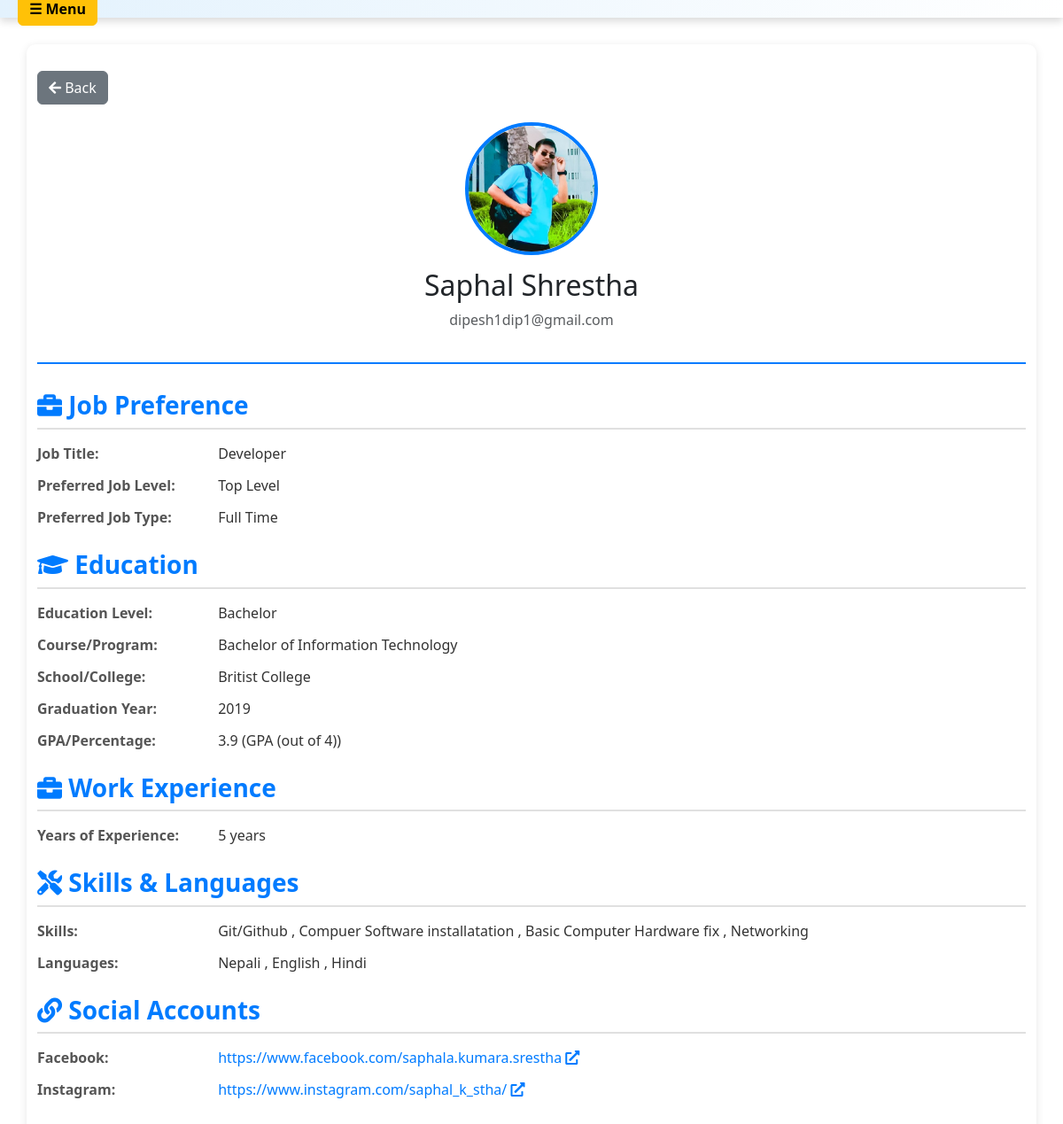
Page /view-candidate-profile/19/ (signed in) on the committed database.
### candidate/models.py (models this page shows, shortened)
class CandidateProfile(models.Model):
    JOB_LEVEL_CHOICES = (
        ('top', 'Top Level'),
        ('senior', 'Senior Level'),
        ('mid', 'Mid Level'),
        ('junior', 'Junior/Entry Level'),
        ('internship', 'Internship'),
    )
    JOB_TYPE_CHOICES = (
        ('fulltime', 'Full Time'),
        ('parttime', 'Part Time'),
    )
    EDUCATION_CHOICES = (
        ('see', 'SEE (Secondary Education Examination)'),
        ('slc', 'SLC (School Leaving Certificate)'),
        ('plus2', '+2 (Higher Secondary)'),
        ('diploma', 'Diploma'),
        ('bachelor', 'Bachelor'),
        ('masters', 'Masters'),
    )
    GPA_PERCENTAGE_CHOICES = (
        ('gpa_4', 'GPA (out of 4)'),
        ('gpa_10', 'GPA (out of 10)'),
        ('percentage', 'Percentage (out of 100)'),
    )
    PREFERRED_INDUSTRY_CHOICES = (
        ('it', 'IT'),
        ('fintech', 'FinTech'),
        ('ecommerce', 'E-Commerce'),
        ('healthcare', 'Healthcare'),
        ('banking_finance', 'Banking & Finance'),
        ('education', 'Education'),
        ('telecommunications', 'Telecommunications'),
        ('manufacturing', 'Manufacturing'),
        ('engineering', 'Engineering'),
        ('digital_marketing', 'Digital Marketing'),
        ('management', 'Management / Managers'),
        ('real_estate', 'Real Estate'),
        ('insurance', 'Insurance'),
    )
    GRADUATION_YEAR_CHOICES = (
        ('currently_running', 'Currently Running'),
    ) + tuple((str(year), str(year)) for year in range(2030, 1899, -1))
    user = models.OneToOneField(User, on_delete=models.CASCADE)
    profile_photo = models.FileField(upload_to='candidate_photos/', null=True, blank=True)
    job_preference_title = models.CharField(max_length=200, help_text="e.g., Document Officer")
    preferred_job_level = models.CharField(max_length=20, choices=JOB_LEVEL_CHOICES)
    preferred_job_type = models.CharField(max_length=20, choices=JOB_TYPE_CHOICES)
    work_experience = models.IntegerField(default=0)
    job_interest = models.TextField(
        null=True,
        blank=True,
        help_text="Job interests as comma-separated text, e.g., Software Developer, Data Analyst",
    )
    work_experience_description = models.TextField(
        null=True,
        blank=True,
        help_text="Brief description of your work experience",
    )
    preferred_industry = models.CharField(
        max_length=50,
        choices=PREFERRED_INDUSTRY_CHOICES,
        null=True,
        blank=True,
    )
    education_level = models.CharField(max_length=20, choices=EDUCATION_CHOICES)
    course_or_program = models.CharField(max_length=200, help_text="e.g., BIM")
    gpa_percentage_type = models.CharField(max_length=10, choices=GPA_PERCENTAGE_CHOICES)
    gpa_percentage_value = models.FloatField()
    school_college_name = models.CharField(max_length=200)
    graduation_year = models.CharField(
        max_length=20,
        choices=GRADUATION_YEAR_CHOICES,
        default='currently_running'
    )
    skills = models.TextField(help_text="e.g., Public Speaking, Computer Operation")
    languages = models.TextField(help_text="e.g., Nepali, English")
    career_summary = models.TextField(
        null=True,
        blank=True,
        help_text="Short career summary / mini bio",
    )
    social_account_name_1 = models.CharField(max_length=100, null=True, blank=True)
    social_account_url_1 = models.URLField(null=True, blank=True)
    social_account_name_2 = models.CharField(max_length=100, null=True, blank=True)
    social_account_url_2 = models.URLField(null=True, blank=True)
    created_at = models.DateTimeField(auto_now_add=True)
    updated_at = models.DateTimeField(auto_now=True)

### hr/views.py (the view)
# urls.py: path("view-candidate-profile/<int:user_id>/", views.view_candidate_profile, name='view_candidate_profile'),
@login_required(login_url='login_user')
def view_candidate_profile(request, user_id):
    candidate_user = get_object_or_404(User, id=user_id)
    try:
        profile = CandidateProfile.objects.get(user=candidate_user)
    except CandidateProfile.DoesNotExist:
        messages.warning(request, f"Candidate {candidate_user.username} has not created a profile yet.")
        return redirect('hrdash')
    context = {
        'candidate_user': candidate_user,
        'profile': profile,
    }
    return render(request, 'hr/view_candidate_profile.html', context)

### hr/templates/hr/view_candidate_profile.html (shortened to what this page needs)
<!DOCTYPE html>
<html lang="en">
<head>
    <link href="https://cdn.jsdelivr.net/npm/bootstrap@5.3.8/dist/css/bootstrap.min.css" rel="stylesheet">
    <link rel="stylesheet" href="https://cdnjs.cloudflare.com/ajax/libs/font-awesome/5.15.3/css/all.min.css">
</head>
<body>
    {% include 'hr/navbar.html' %}
    <div class="container">
        <a href="javascript:history.back()" class="btn btn-secondary back-button">
            <i class="fas fa-arrow-left"></i> Back
        </a>
        <div class="profile-header">
            {% if profile.profile_photo %}
                <img src="{{ profile.profile_photo.url }}" alt="Profile Photo" class="profile-photo">
            {% else %}
                <div class="profile-photo d-flex align-items-center justify-content-center bg-secondary text-white" style="font-size: 48px;">
                    <i class="fas fa-user"></i>
                </div>
            {% endif %}
            <h2>{{ candidate_user.get_full_name|default:candidate_user.username }}</h2>
            <p class="text-muted">{{ candidate_user.email }}</p>
        </div>
        <h3 class="section-title"><i class="fas fa-briefcase"></i> Job Preference</h3>
        <div class="info-row">
            <span class="info-label">Job Title:</span>
            <span class="info-value">{{ profile.job_preference_title|default:"Not specified" }}</span>
        </div>
        <div class="info-row">
            <span class="info-label">Preferred Job Level:</span>
            <span class="info-value">{{ profile.get_preferred_job_level_display|default:"Not specified" }}</span>
        </div>
        <div class="info-row">
            <span class="info-label">Preferred Job Type:</span>
            <span class="info-value">{{ profile.get_preferred_job_type_display|default:"Not specified" }}</span>
        </div>
        <h3 class="section-title"><i class="fas fa-graduation-cap"></i> Education</h3>
        <div class="info-row">
            <span class="info-label">Education Level:</span>
            <span class="info-value">{{ profile.get_education_level_display|default:"Not specified" }}</span>
        </div>
        <div class="info-row">
            <span class="info-label">Course/Program:</span>
            <span class="info-value">{{ profile.course_or_program|default:"Not specified" }}</span>
        </div>
        <div class="info-row">
            <span class="info-label">School/College:</span>
            <span class="info-value">{{ profile.school_college_name|default:"Not specified" }}</span>
        </div>
        <div class="info-row">
            <span class="info-label">Graduation Year:</span>
            <span class="info-value">{{ profile.graduation_year|default:"Not specified" }}</span>
        </div>
        <div class="info-row">
            <span class="info-label">GPA/Percentage:</span>
            <span class="info-value">
                {% if profile.gpa_percentage_value %}
                    {{ profile.gpa_percentage_value }} ({{ profile.get_gpa_percentage_type_display }})
                {% else %}
                    Not specified
                {% endif %}
            </span>
        </div>
        <h3 class="section-title"><i class="fas fa-briefcase"></i> Work Experience</h3>
        <div class="info-row">
            <span class="info-label">Years of Experience:</span>
            <span class="info-value">{{ profile.work_experience|default:"0" }} years</span>
        </div>
        <h3 class="section-title"><i class="fas fa-tools"></i> Skills & Languages</h3>
        <div class="info-row">
            <span class="info-label">Skills:</span>
            <span class="info-value">{{ profile.skills|default:"Not specified" }}</span>
        </div>
        <div class="info-row">
            <span class="info-label">Languages:</span>
            <span class="info-value">{{ profile.languages|default:"Not specified" }}</span>
        </div>
        {% if profile.social_account_name_1 or profile.social_account_name_2 %}
        <h3 class="section-title"><i class="fas fa-link"></i> Social Accounts</h3>
        <div class="social-links">
            {% if profile.social_account_name_1 and profile.social_account_url_1 %}
            <div class="info-row">
                <span class="info-label">{{ profile.social_account_name_1 }}:</span>
                <a href="{{ profile.social_account_url_1 }}" target="_blank" class="info-value">
                    {{ profile.social_account_url_1 }} <i class="fas fa-external-link-alt"></i>
                </a>
            </div>
            {% endif %}
            {% if profile.social_account_name_2 and profile.social_account_url_2 %}
            <div class="info-row">
                <span class="info-label">{{ profile.social_account_name_2 }}:</span>
                <a href="{{ profile.social_account_url_2 }}" target="_blank" class="info-value">
                    {{ profile.social_account_url_2 }} <i class="fas fa-external-link-alt"></i>
                </a>
            </div>
            {% endif %}
        </div>
        {% endif %}
    </div>
</body>
</html>

### hr/templates/hr/view_candidate_profile.html (style rules this page uses)
body { font-family: Arial, sans-serif; background: #f9f9f9; }
.container { max-width: 900px; margin: 30px auto; background: #fff; padding: 30px; border-radius: 10px; box-shadow: 0px 2px 10px rgba(0, 0, 0, 0.1); }
.profile-header { text-align: center; margin-bottom: 30px; padding-bottom: 20px; border-bottom: 2px solid #007BFF; }
.profile-photo { width: 150px; height: 150px; border-radius: 50%; object-fit: cover; margin-bottom: 15px; border: 4px solid #007BFF; }
.section-title { color: #007BFF; font-weight: bold; margin-top: 25px; margin-bottom: 15px; border-bottom: 2px solid #e0e0e0; padding-bottom: 8px; }
.info-row { margin-bottom: 12px; }
.info-label { font-weight: bold; color: #555; display: inline-block; width: 200px; }
.info-value { color: #333; }
.social-links a { color: #007BFF; text-decoration: none; margin-right: 15px; }
.back-button { margin-bottom: 20px; }

### rows in the picture
CandidateProfile: profile_photo (picture), job_preference_title "Developer", preferred_job_level "Top Level", preferred_job_type "Full Time", education_level "Bachelor", course_or_program "Bachelor of Information Technology", school_college_name "Britist College", graduation_year "2019", gpa_percentage_value "3.9", gpa_percentage_type "GPA (out of 4)", work_experience "5", skills "Git/Github , Compuer Software installatation , Basic Computer Hardware fix , Networking", languages "Nepali , English , Hindi", social_account_name_1 "Facebook", social_account_url_1 "https://www.facebook.com/saphala.kumara.srestha", social_account_name_2 "Instagram", social_account_url_2 "https://www.instagram.com/saphal_k_stha/"

### other values in the picture
{{ candidate_user.get_full_name|default:candidate_user.username }} "Saphal Shrestha"
{{ candidate_user.email }} "dipesh1dip1@gmail.com"
